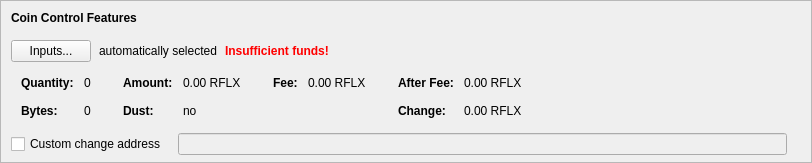
    <widget class="QFrame" name="frameCoinControl">
     <property name="sizePolicy">
      <sizepolicy hsizetype="Expanding" vsizetype="Expanding">
       <horstretch>0</horstretch>
       <verstretch>0</verstretch>
      </sizepolicy>
     </property>
     <property name="maximumSize">
      <size>
       <width>16777215</width>
       <height>16777215</height>
      </size>
     </property>
     <property name="frameShape">
      <enum>QFrame::StyledPanel</enum>
     </property>
     <property name="frameShadow">
      <enum>QFrame::Sunken</enum>
     </property>
     <layout class="QVBoxLayout" name="verticalLayoutCoinControl2">
      <property name="spacing">
       <number>0</number>
      </property>
      <property name="leftMargin">
       <number>0</number>
      </property>
      <property name="topMargin">
       <number>0</number>
      </property>
      <property name="rightMargin">
       <number>0</number>
      </property>
      <property name="bottomMargin">
       <number>6</number>
      </property>
      <item>
       <layout class="QVBoxLayout" name="verticalLayoutCoinControl" stretch="0,0,0,0,1">
        <property name="spacing">
         <number>0</number>
        </property>
        <property name="leftMargin">
         <number>10</number>
        </property>
        <property name="topMargin">
         <number>10</number>
        </property>
        <item>
         <layout class="QHBoxLayout" name="horizontalLayoutCoinControl1">
          <property name="bottomMargin">
           <number>15</number>
          </property>
          <item>
           <widget class="QLabel" name="labelCoinControlFeatures">
            <property name="sizePolicy">
             <sizepolicy hsizetype="Preferred" vsizetype="Maximum">
              <horstretch>0</horstretch>
              <verstretch>0</verstretch>
             </sizepolicy>
            </property>
            <property name="font">
             <font>
              <weight>75</weight>
              <bold>true</bold>
             </font>
            </property>
            <property name="styleSheet">
             <string notr="true">font-weight:bold;</string>
            </property>
            <property name="text">
             <string>Coin Control Features</string>
            </property>
           </widget>
          </item>
         </layout>
        </item>
        <item>
         <layout class="QHBoxLayout" name="horizontalLayoutCoinControl2" stretch="0,0,0,0">
          <property name="spacing">
           <number>8</number>
          </property>
          <property name="bottomMargin">
           <number>10</number>
          </property>
          <item>
           <widget class="QPushButton" name="pushButtonCoinControl">
            <property name="styleSheet">
             <string notr="true"/>
            </property>
            <property name="text">
             <string>Inputs...</string>
            </property>
            <property name="autoDefault">
             <bool>false</bool>
            </property>
           </widget>
          </item>
          <item>
           <widget class="QLabel" name="labelCoinControlAutomaticallySelected">
            <property name="text">
             <string>automatically selected</string>
            </property>
            <property name="margin">
             <number>5</number>
            </property>
           </widget>
          </item>
          <item>
           <widget class="QLabel" name="labelCoinControlInsuffFunds">
            <property name="font">
             <font>
              <weight>75</weight>
              <bold>true</bold>
             </font>
            </property>
            <property name="styleSheet">
             <string notr="true">color:red;font-weight:bold;</string>
            </property>
            <property name="text">
             <string>Insufficient funds!</string>
            </property>
            <property name="margin">
             <number>5</number>
            </property>
           </widget>
          </item>
          <item>
           <spacer name="horizontalSpacerCoinControl">
            <property name="orientation">
             <enum>Qt::Horizontal</enum>
            </property>
            <property name="sizeHint" stdset="0">
             <size>
              <width>40</width>
              <height>1</height>
             </size>
            </property>
           </spacer>
          </item>
         </layout>
        </item>
        <item>
         <widget class="QWidget" name="widgetCoinControl" native="true">
          <property name="sizePolicy">
           <sizepolicy hsizetype="Preferred" vsizetype="Preferred">
            <horstretch>0</horstretch>
            <verstretch>0</verstretch>
           </sizepolicy>
          </property>
          <property name="minimumSize">
           <size>
            <width>0</width>
            <height>0</height>
           </size>
          </property>
          <property name="styleSheet">
           <string notr="true"/>
          </property>
          <layout class="QHBoxLayout" name="horizontalLayoutCoinControl5">
           <property name="leftMargin">
            <number>0</number>
           </property>
           <property name="topMargin">
            <number>0</number>
           </property>
           <property name="rightMargin">
            <number>0</number>
           </property>
           <property name="bottomMargin">
            <number>0</number>
           </property>
           <item>
            <layout class="QHBoxLayout" name="horizontalLayoutCoinControl3" stretch="0,0,0,1">
             <property name="spacing">
              <number>20</number>
             </property>
             <property name="topMargin">
              <number>0</number>
             </property>
             <property name="bottomMargin">
              <number>10</number>
             </property>
             <item>
              <layout class="QFormLayout" name="formLayoutCoinControl1">
               <property name="horizontalSpacing">
                <number>10</number>
               </property>
               <property name="verticalSpacing">
                <number>14</number>
               </property>
               <property name="leftMargin">
                <number>10</number>
               </property>
               <property name="topMargin">
                <number>4</number>
               </property>
               <property name="rightMargin">
                <number>6</number>
               </property>
               <item row="0" column="0">
                <widget class="QLabel" name="labelCoinControlQuantityText">
                 <property name="font">
                  <font>
                   <weight>75</weight>
                   <bold>true</bold>
                  </font>
                 </property>
                 <property name="text">
                  <string>Quantity:</string>
                 </property>
                 <property name="margin">
                  <number>0</number>
                 </property>
                </widget>
               </item>
               <item row="0" column="1">
                <widget class="QLabel" name="labelCoinControlQuantity">
                 <property name="cursor">
                  <cursorShape>IBeamCursor</cursorShape>
                 </property>
                 <property name="contextMenuPolicy">
                  <enum>Qt::ActionsContextMenu</enum>
                 </property>
                 <property name="text">
                  <string notr="true">0</string>
                 </property>
                 <property name="margin">
                  <number>0</number>
                 </property>
                 <property name="textInteractionFlags">
                  <set>Qt::LinksAccessibleByMouse|Qt::TextSelectableByKeyboard|Qt::TextSelectableByMouse</set>
                 </property>
                </widget>
               </item>
               <item row="1" column="0">
                <widget class="QLabel" name="labelCoinControlBytesText">
                 <property name="font">
                  <font>
                   <weight>75</weight>
                   <bold>true</bold>
                  </font>
                 </property>
                 <property name="text">
                  <string>Bytes:</string>
                 </property>
                </widget>
               </item>
               <item row="1" column="1">
                <widget class="QLabel" name="labelCoinControlBytes">
                 <property name="cursor">
                  <cursorShape>IBeamCursor</cursorShape>
                 </property>
                 <property name="contextMenuPolicy">
                  <enum>Qt::ActionsContextMenu</enum>
                 </property>
                 <property name="text">
                  <string notr="true">0</string>
                 </property>
                 <property name="textInteractionFlags">
                  <set>Qt::LinksAccessibleByMouse|Qt::TextSelectableByKeyboard|Qt::TextSelectableByMouse</set>
                 </property>
                </widget>
               </item>
              </layout>
             </item>
             <item>
              <layout class="QFormLayout" name="formLayoutCoinControl2">
               <property name="horizontalSpacing">
                <number>10</number>
               </property>
               <property name="verticalSpacing">
                <number>14</number>
               </property>
               <property name="leftMargin">
                <number>6</number>
               </property>
               <property name="topMargin">
                <number>4</number>
               </property>
               <property name="rightMargin">
                <number>6</number>
               </property>
               <item row="0" column="0">
                <widget class="QLabel" name="labelCoinControlAmountText">
                 <property name="font">
                  <font>
                   <weight>75</weight>
                   <bold>true</bold>
                  </font>
                 </property>
                 <property name="text">
                  <string>Amount:</string>
                 </property>
                 <property name="margin">
                  <number>0</number>
                 </property>
                </widget>
               </item>
               <item row="0" column="1">
                <widget class="QLabel" name="labelCoinControlAmount">
                 <property name="cursor">
                  <cursorShape>IBeamCursor</cursorShape>
                 </property>
                 <property name="contextMenuPolicy">
                  <enum>Qt::ActionsContextMenu</enum>
                 </property>
                 <property name="text">
                  <string notr="true">0.00 RFLX</string>
                 </property>
                 <property name="textInteractionFlags">
                  <set>Qt::LinksAccessibleByMouse|Qt::TextSelectableByKeyboard|Qt::TextSelectableByMouse</set>
                 </property>
                </widget>
               </item>
               <item row="1" column="0">
                <widget class="QLabel" name="labelCoinControlLowOutputText">
                 <property name="font">
                  <font>
                   <weight>75</weight>
                   <bold>true</bold>
                  </font>
                 </property>
                 <property name="text">
                  <string>Dust:</string>
                 </property>
                </widget>
               </item>
               <item row="1" column="1">
                <widget class="QLabel" name="labelCoinControlLowOutput">
                 <property name="cursor">
                  <cursorShape>IBeamCursor</cursorShape>
                 </property>
                 <property name="contextMenuPolicy">
                  <enum>Qt::ActionsContextMenu</enum>
                 </property>
                 <property name="text">
                  <string notr="true">no</string>
                 </property>
                 <property name="textInteractionFlags">
                  <set>Qt::LinksAccessibleByMouse|Qt::TextSelectableByKeyboard|Qt::TextSelectableByMouse</set>
                 </property>
                </widget>
               </item>
              </layout>
             </item>
             <item>
              <layout class="QFormLayout" name="formLayoutCoinControl3">
               <property name="horizontalSpacing">
                <number>10</number>
               </property>
               <property name="verticalSpacing">
                <number>14</number>
               </property>
               <property name="leftMargin">
                <number>6</number>
               </property>
               <property name="topMargin">
                <number>4</number>
               </property>
               <property name="rightMargin">
                <number>6</number>
               </property>
               <item row="0" column="0">
                <widget class="QLabel" name="labelCoinControlFeeText">
                 <property name="font">
                  <font>
                   <weight>75</weight>
                   <bold>true</bold>
                  </font>
                 </property>
                 <property name="text">
                  <string>Fee:</string>
                 </property>
                 <property name="margin">
                  <number>0</number>
                 </property>
                </widget>
               </item>
               <item row="0" column="1">
                <widget class="QLabel" name="labelCoinControlFee">
                 <property name="cursor">
                  <cursorShape>IBeamCursor</cursorShape>
                 </property>
                 <property name="contextMenuPolicy">
                  <enum>Qt::ActionsContextMenu</enum>
                 </property>
                 <property name="text">
                  <string notr="true">0.00 RFLX</string>
                 </property>
                 <property name="textInteractionFlags">
                  <set>Qt::LinksAccessibleByMouse|Qt::TextSelectableByKeyboard|Qt::TextSelectableByMouse</set>
                 </property>
                </widget>
               </item>
              </layout>
             </item>
             <item>
              <layout class="QFormLayout" name="formLayoutCoinControl4">
               <property name="horizontalSpacing">
                <number>10</number>
               </property>
               <property name="verticalSpacing">
                <number>14</number>
               </property>
               <property name="leftMargin">
                <number>6</number>
               </property>
               <property name="topMargin">
                <number>4</number>
               </property>
               <property name="rightMargin">
                <number>6</number>
               </property>
               <item row="0" column="0">
                <widget class="QLabel" name="labelCoinControlAfterFeeText">
                 <property name="font">
                  <font>
                   <weight>75</weight>
                   <bold>true</bold>
                  </font>
                 </property>
                 <property name="text">
                  <string>After Fee:</string>
                 </property>
                 <property name="margin">
                  <number>0</number>
                 </property>
                </widget>
               </item>
               <item row="0" column="1">
                <widget class="QLabel" name="labelCoinControlAfterFee">
                 <property name="cursor">
                  <cursorShape>IBeamCursor</cursorShape>
                 </property>
                 <property name="contextMenuPolicy">
                  <enum>Qt::ActionsContextMenu</enum>
                 </property>
                 <property name="text">
                  <string notr="true">0.00 RFLX</string>
                 </property>
                 <property name="textInteractionFlags">
                  <set>Qt::LinksAccessibleByMouse|Qt::TextSelectableByKeyboard|Qt::TextSelectableByMouse</set>
                 </property>
                </widget>
               </item>
               <item row="1" column="0">
                <widget class="QLabel" name="labelCoinControlChangeText">
                 <property name="font">
                  <font>
                   <weight>75</weight>
                   <bold>true</bold>
                  </font>
                 </property>
                 <property name="text">
                  <string>Change:</string>
                 </property>
                </widget>
               </item>
               <item row="1" column="1">
                <widget class="QLabel" name="labelCoinControlChange">
                 <property name="cursor">
                  <cursorShape>IBeamCursor</cursorShape>
                 </property>
                 <property name="contextMenuPolicy">
                  <enum>Qt::ActionsContextMenu</enum>
                 </property>
                 <property name="text">
                  <string notr="true">0.00 RFLX</string>
                 </property>
                 <property name="textInteractionFlags">
                  <set>Qt::LinksAccessibleByMouse|Qt::TextSelectableByKeyboard|Qt::TextSelectableByMouse</set>
                 </property>
                </widget>
               </item>
              </layout>
             </item>
            </layout>
           </item>
          </layout>
         </widget>
        </item>
        <item>
         <layout class="QHBoxLayout" name="horizontalLayoutCoinControl4" stretch="0,0,0">
          <property name="spacing">
           <number>12</number>
          </property>
          <property name="sizeConstraint">
           <enum>QLayout::SetDefaultConstraint</enum>
          </property>
          <property name="topMargin">
           <number>5</number>
          </property>
          <property name="rightMargin">
           <number>5</number>
          </property>
          <item>
           <widget class="QCheckBox" name="checkBoxCoinControlChange">
            <property name="toolTip">
             <string>If this is activated, but the change address is empty or invalid, change will be sent to a newly generated address.</string>
            </property>
            <property name="text">
             <string>Custom change address</string>
            </property>
           </widget>
          </item>
          <item>
           <widget class="QValidatedLineEdit" name="lineEditCoinControlChange">
            <property name="enabled">
             <bool>false</bool>
            </property>
            <property name="sizePolicy">
             <sizepolicy hsizetype="Expanding" vsizetype="Fixed">
              <horstretch>0</horstretch>
              <verstretch>0</verstretch>
             </sizepolicy>
            </property>
           </widget>
          </item>
          <item>
           <widget class="QLabel" name="labelCoinControlChangeLabel">
            <property name="sizePolicy">
             <sizepolicy hsizetype="Preferred" vsizetype="Expanding">
              <horstretch>0</horstretch>
              <verstretch>0</verstretch>
             </sizepolicy>
            </property>
            <property name="minimumSize">
             <size>
              <width>0</width>
              <height>0</height>
             </size>
            </property>
            <property name="text">
             <string/>
            </property>
            <property name="margin">
             <number>3</number>
            </property>
           </widget>
          </item>
         </layout>
        </item>
        <item>
         <spacer name="verticalSpacerCoinControl">
          <property name="orientation">
           <enum>Qt::Vertical</enum>
          </property>
          <property name="sizeHint" stdset="0">
           <size>
            <width>800</width>
            <height>1</height>
           </size>
          </property>
         </spacer>
        </item>
       </layout>
      </item>
     </layout>
    </widget>
